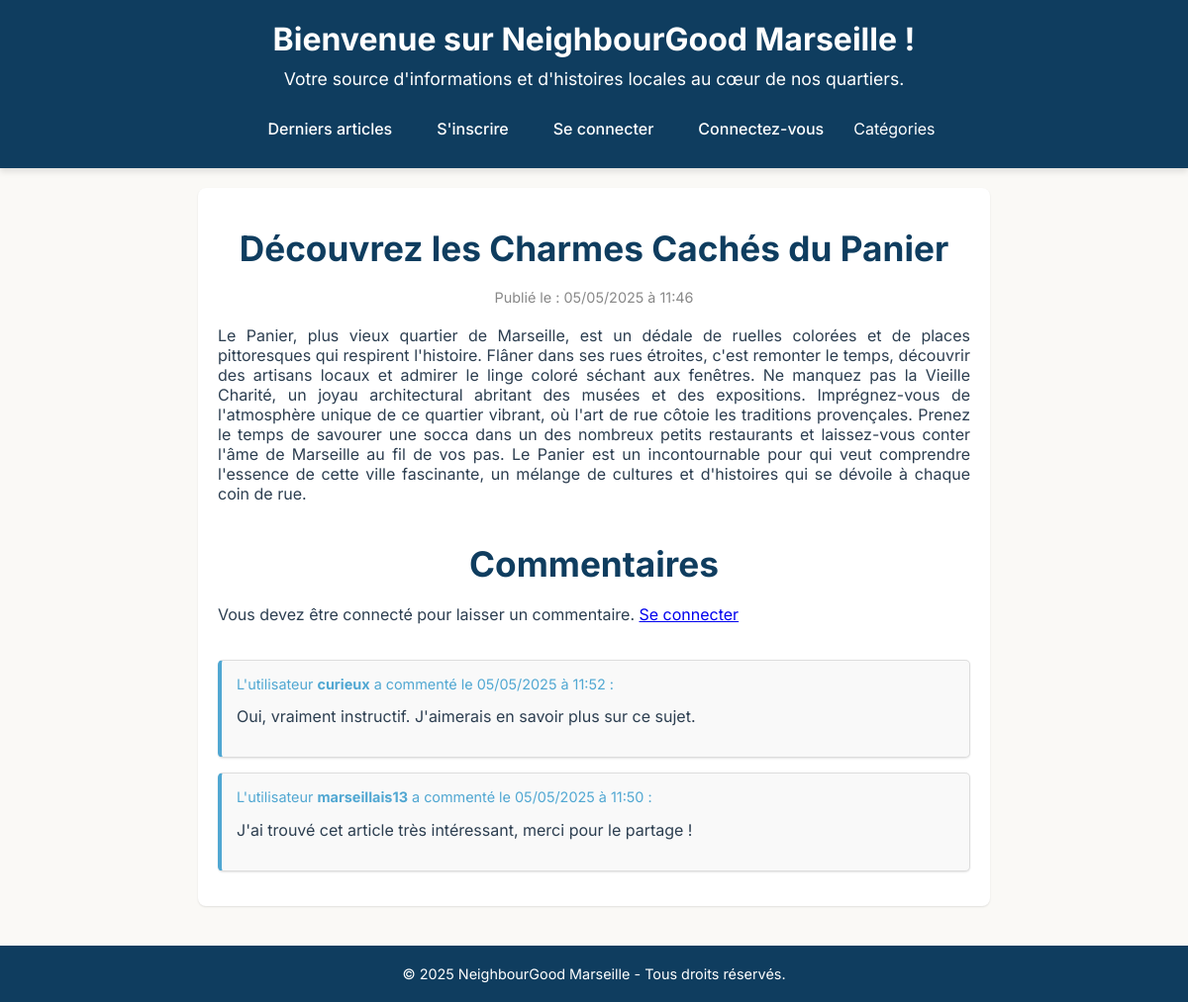
Screenshot of /ctrl/article-show.php?id=310 with the database file from the repository.
### tables this page shows
CREATE TABLE article (
    id INT UNSIGNED AUTO_INCREMENT PRIMARY KEY
    ,title VARCHAR(255) NOT NULL COMMENT 'Titre'
    ,content TEXT NOT NULL COMMENT 'Contenu article'
    ,created_at TIMESTAMP DEFAULT CURRENT_TIMESTAMP
    ,published_at TIMESTAMP DEFAULT CURRENT_TIMESTAMP
    ,updated_at TIMESTAMP DEFAULT CURRENT_TIMESTAMP ON UPDATE CURRENT_TIMESTAMP
    ,account_id INT UNSIGNED NOT NULL COMMENT 'ID Auteur'
    ,category_id INT UNSIGNED DEFAULT NULL COMMENT 'ID Catégorie'
    ,is_published BOOLEAN DEFAULT FALSE
    ,FOREIGN KEY (account_id) REFERENCES account(id)
    ,FOREIGN KEY (category_id) REFERENCES category(id)
);

CREATE TABLE comment (
    id INT UNSIGNED AUTO_INCREMENT PRIMARY KEY
    ,article_id INT UNSIGNED NOT NULL 
    ,account_id INT UNSIGNED NOT NULL 
    ,content TEXT NOT NULL
    ,created_at TIMESTAMP DEFAULT CURRENT_TIMESTAMP
    ,updated_at TIMESTAMP DEFAULT CURRENT_TIMESTAMP ON UPDATE CURRENT_TIMESTAMP
    ,is_approved BOOLEAN DEFAULT TRUE
);

### ctrl/article-show.php (called while the page is built, shortened)
<?php
require_once $_SERVER['DOCUMENT_ROOT'] . '/ctrl/_core/ctrl.php';
require_once $_SERVER['DOCUMENT_ROOT'] . '/model/lib/blog.php';
class ArticleShow extends Ctrl
{
    public function getPageTitle(): ?string
    {
        return $this->viewArgs['article']['title'];
    }
    public function do(): void
    {
        $id = $_GET['id'];
        $article = LibBlog::getArticle($id);
        $listComment = LibBlog::listComment($id);
    }
}
$ctrl = new ArticleShow();
$ctrl->execute();

### model/lib/db.php (called while the page is built, shortened)
<?php
class Lib
{
    public static function connect(): PDO
    {
        $db = parse_ini_file($_SERVER['DOCUMENT_ROOT'] . '/cfg/db.ini');
        $dsn = 'mysql:host=' . $db['host'] . ';port=' . $db['port'] . ';dbname=' . $db['name'];
        $pdo = new PDO($dsn, $db['user'], $db['password']);
        return $pdo;
    }
}

### model/lib/blog.php (called while the page is built, shortened)
<?php
require_once $_SERVER['DOCUMENT_ROOT'] . '/model/lib/db.php';
class blog
{
    public static function getArticle($id): ?array
    {
        $query = 'SELECT article.id, article.title, article.content, article.created_at, article.published_at, article.updated_at, article.account_id, article.category_id, article.is_published';
        $query .= ' FROM article WHERE article.id=:id;';
        $statement = LibDb::connect()->prepare($query);
        $statement->bindParam(':id', $id);
        $statement->execute();
        $article = $statement->fetch(PDO::FETCH_ASSOC);
        return $article;
    }
    public static function listComment($id): array
    {
        $query = 'SELECT comment.id, comment.article_id, comment.account_id, comment.content, comment.created_at, comment.updated_at, comment.is_approved FROM comment';
        $query .= ' JOIN article ON comment.article_id = article.id';
        $query .= ' WHERE article.id = :id  ORDER BY created_at DESC;';
        $statement = LibDb::connect()->prepare($query);
        $statement->bindParam(':id', $id);
        $statement->execute();
        $listComment = $statement->fetchAll(PDO::FETCH_ASSOC);
        return $listComment;
    }
}

### view/article-show.php (the view)
<main class="container">
    <h2><?= ($args['article']['title'] ?? 'Article non trouvé') ?></h2>
    <p class="publish-date">Publié le : <?= isset($args['article']['published_at']) ? date('d/m/Y à H:i', strtotime($args['article']['published_at'])) : '' ?></p>
    <article class="article-full">
        <?= nl2br(($args['article']['content'] ?? 'Cet article n\'existe pas.')) ?>
    </article>
    <section class="comments-section">
        <h2>Commentaires</h2>
        <div class="comment-form">
            <?php if (isset($_SESSION['user'])): ?>
                <?php if (!isset($_SESSION['user']['is_banned']) || $_SESSION['user']['is_banned'] == false): ?>
                    <textarea name="comment" id="comment" placeholder="Laisser un commentaire"></textarea>
                    <button onclick="window.location.href='/ctrl/comment-add-display.php?article_id=<?= $args['article']['id'] ?>'">Poster le commentaire</button>
                <?php else: ?>
                    <p>Vous ne pouvez pas laisser de commentaire car votre compte est banni.</p>
                <?php endif; ?>
            <?php else: ?>
                <p>Vous devez être connecté pour laisser un commentaire. <a href="/ctrl/login-display.php">Se connecter</a></p>
            <?php endif; ?>
        </div>
        <?php if (!empty($args['listComment'])): ?>
            <ul class="comments-list">
                <?php foreach ($args['listComment'] as $comment): ?>
                    <li class="comment-item">
                        <p class="comment-author">L'utilisateur <strong><?= ($comment['username']) ?></strong> a commenté le <?= date('d/m/Y à H:i', strtotime($comment['created_at'])) ?> : </p>
                        <p><?= nl2br(($comment['content'])) ?></p>
                    </li>
                <?php endforeach; ?>
            </ul>
        <?php else: ?>
            <p>Soyez le premier à commenter cet article !</p>
        <?php endif; ?>
    </section>
</main>

### asset/css/style.css (style rules this page uses)
* { box-sizing: border-box; margin: 0; padding: 0; }
body { font-family: 'Inter', sans-serif; margin: 0; padding: 0; background-color: var(--color-background); color: var(--color-text); }

### asset/css/root.css (style rules this page uses)
:root { --color-primary: #0F3D5F; --color-secondary: #50A7D2; --color-secondary-second: #22D9EA; --color-accent: #D83931; --color-background: #FAF9F6; --color-text: #2C3E50; --shadow-sm: 0 1px 2px rgba(0, 0, 0, 0.1); --shadow-md: 0 4px 6px rgba(0, 0, 0, 0.1); --transition: all 0.3s ease; }

### asset/css/article-show.css (style rules this page uses)
.container { max-width: 800px; margin: 20px auto; padding: 20px; background-color: #fff; border-radius: 8px; box-shadow: var(--shadow-md); }
h2 { color: var(--color-primary); margin-bottom: 20px; margin-top: 20px; text-align: center; }
.publish-date { color: var(--color-secondary); font-size: 0.9em; margin-bottom: 10px; text-align: center; }
.article-full { margin-bottom: 30px; text-align: justify; }
.comments-section { margin-top: 40px; }
.comment-form { margin-bottom: 20px; display: flex; flex-direction: column; gap: 10px; }
.comments-list { list-style: none; padding: 0; margin: 0; }
.comment-item { margin-bottom: 20px; padding: 15px; background-color: #f5f5f5; border-radius: 5px; border: 1px solid #ddd; }
.comment-author { font-size: 0.9em; color: var(--color-secondary); margin-bottom: 5px; }
.comments-section p { margin-bottom: 1em; }

### asset/css/public.css (style rules this page uses)
main { padding: 20px; margin-top: 20px; min-height: calc(100vh - 200px); }
.publish-date { font-size: 0.9em; color: #888; margin-bottom: 10px; }

### asset/css/category.css (style rules this page uses)
main { padding: 20px; margin-top: 20px; min-height: calc(100vh - 200px); }
.publish-date { font-size: 0.9em; color: #888; margin-bottom: 10px; }
.container { max-width: 1000px; margin: 0 auto; padding: 20px; }
.container h2 { font-size: 2em; margin-bottom: 20px; color: var(--color-primary); text-align: center; }

### asset/css/container.css (style rules this page uses)
.container { max-width: 800px; margin: 20px auto; padding: 20px; background-color: #fff; border-radius: 8px; box-shadow: var(--shadow-sm); }
.container h2 { font-size: 2.2em; margin-bottom: 20px; color: var(--color-primary); }
.container .publish-date { font-size: 0.9em; color: #888; margin-bottom: 20px; display: block; }

### asset/css/profile.css (style rules this page uses)
.publish-date { font-size: 0.9em; color: #888; margin-bottom: 10px; }
.comment-item { background-color: #f9f9f9; padding: 15px; margin-bottom: 15px; border-left: 4px solid var(--color-secondary); border-radius: 5px; box-shadow: var(--shadow-sm); }

### rows the page displays
article: title "Découvrez les Charmes Cachés du Panier", published_at "05/05/2025 à 11:46", content "Le Panier, plus vieux quartier de Marseille, est un dédale de ruelles colorées et de places pittoresques qui respirent l'histoire. Flâner dans ses rues étroites, c'est remonter le temps, découvrir des artisans locaux et admirer le linge coloré séchant aux fenêtres. Ne manquez pas la Vieille Charité, un joyau architectural abritant des musées et des expositions. Imprégnez-vous de l'atmosphère unique de ce quartier vibrant, où l'art de rue côtoie les traditions provençales. Prenez le temps de savourer une socca dans un des nombreux petits restaurants et laissez-vous conter l'âme de Marseille au fil de vos pas. Le Panier est un incontournable pour qui veut comprendre l'essence de cette ville…"
comment: username "curieux", created_at "05/05/2025 à 11:52", content "Oui, vraiment instructif. J'aimerais en savoir plus sur ce sujet."
comment: username "marseillais13", created_at "05/05/2025 à 11:50", content "J'ai trouvé cet article très intéressant, merci pour le partage !"
